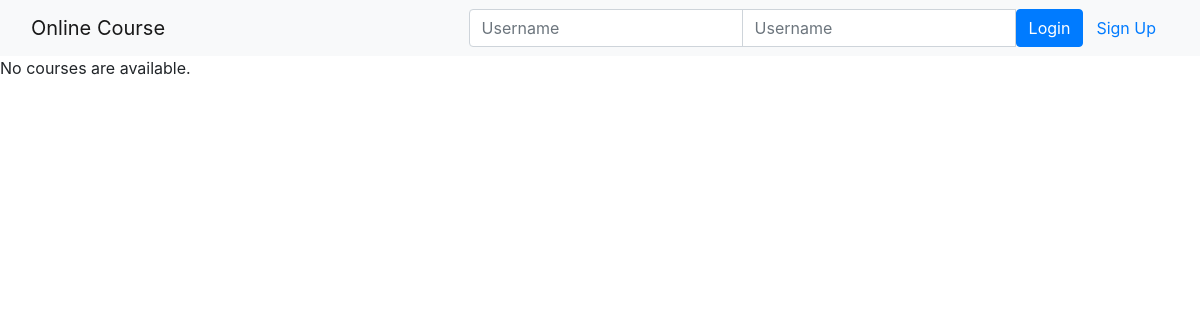
Page /onlinecourse/ on the earlier database version.
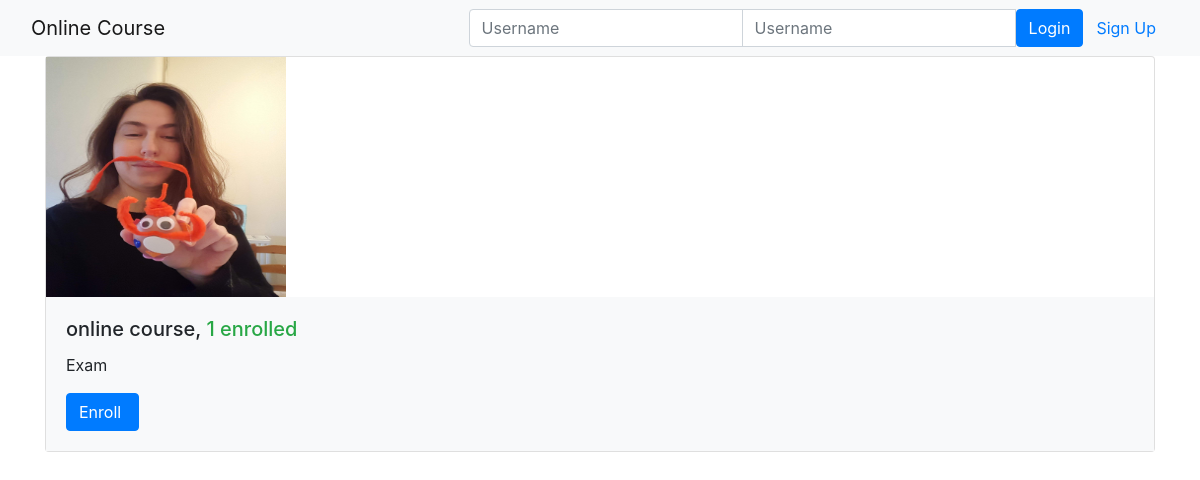
Same page on the later database version.
### onlinecourse/models.py (models this page shows, shortened)
class Course(models.Model):
    name = models.CharField(null=False, max_length=30, default='online course')
    image = models.ImageField(upload_to='course_images/')
    description = models.CharField(max_length=1000)
    pub_date = models.DateField(null=True)
    instructors = models.ManyToManyField(Instructor)
    users = models.ManyToManyField(settings.AUTH_USER_MODEL, through='Enrollment')
    total_enrollment = models.IntegerField(default=0)
    is_enrolled = False

### onlinecourse/views.py (the view)
class CourseListView(generic.ListView):
    template_name = 'onlinecourse/course_list_bootstrap.html'
    context_object_name = 'course_list'
    def get_queryset(self):
        user = self.request.user
        courses = Course.objects.order_by('-total_enrollment')[:10]
        for course in courses:
            if user.is_authenticated:
                course.is_enrolled = check_if_enrolled(user, course)
        return courses

### onlinecourse/templates/onlinecourse/course_list_bootstrap.html (shortened to what this page needs)
<!DOCTYPE html>
<html lang="en">
<head>
    {% load static %}
    <link rel="stylesheet" href="https://maxcdn.bootstrapcdn.com/bootstrap/4.5.2/css/bootstrap.min.css">
</head>
<body>
    <nav class="navbar navbar-light bg-light">
        <div class="container-fluid">
            <div class="navbar-header">
                  <a class="navbar-brand" href="#">Online Course</a>
            </div>
            <ul class="nav navbar-nav navbar-right">
                {% if user.is_authenticated %}
                <li>
                    <a class="btn btn-link" href="#">{{ user.first_name }}({{ user.username }})</a>
                    <a class="btn btn-link" href="{% url 'onlinecourse:logout' %}">Logout</a>
                </li>
                {% else %}
                <li>
                    <form class="form-inline" action="{% url 'onlinecourse:login' %}" method="post">
                        <div class="input-group">
                            <input type="text" class="form-control" placeholder="Username" name="username" >
                            <input type="password" class="form-control" placeholder="Username" name="psw" >
                            <button class="btn btn-primary" type="submit">Login</button>
                            <a class="btn btn-link" href="{% url 'onlinecourse:registration' %}">Sign Up</a>
                        </div>
                    </form>
                </li>
                {% endif %}
            </ul>
        </div>
    </nav>
    {% if course_list %}
        <div class="container">
            <div class="card-deck">
                {% for course in course_list %}
                         <div class="card" style="width: 36rem;">
                          <img class="card-img-left" src="{{MEDIA_URL}}/{{ course.image }}" width="240px" height="240px"
                               alt="Course image">
                          <div class="card-body bg-light">
                              <h5 class="card-title">{{ course.name }}, <span class="text-success">
                                  {{ course.total_enrollment}} enrolled</span></h5>
                            <p class="card-text">{{ course.description}}</p>
                            <form action="{% url 'onlinecourse:enroll' course.id %}" method="post">
                                  <input class="btn btn-primary"  type="submit"
                                         value="{% if course.is_enrolled %}Enter{% else %}Enroll{% endif %} ">
                            </form>
                          </div>
                        </div>
                {% endfor %}
            </div>
        </div>
    {% else %}
        <p>No courses are available.</p>
    {% endif %}
</body>
</html>

Differences in the rows shown:
added Course: image (picture), name "online course", total_enrollment "1", description "Exam", is_enrolled "Enroll"
Other differences:
text no longer shown: "No courses are available."
